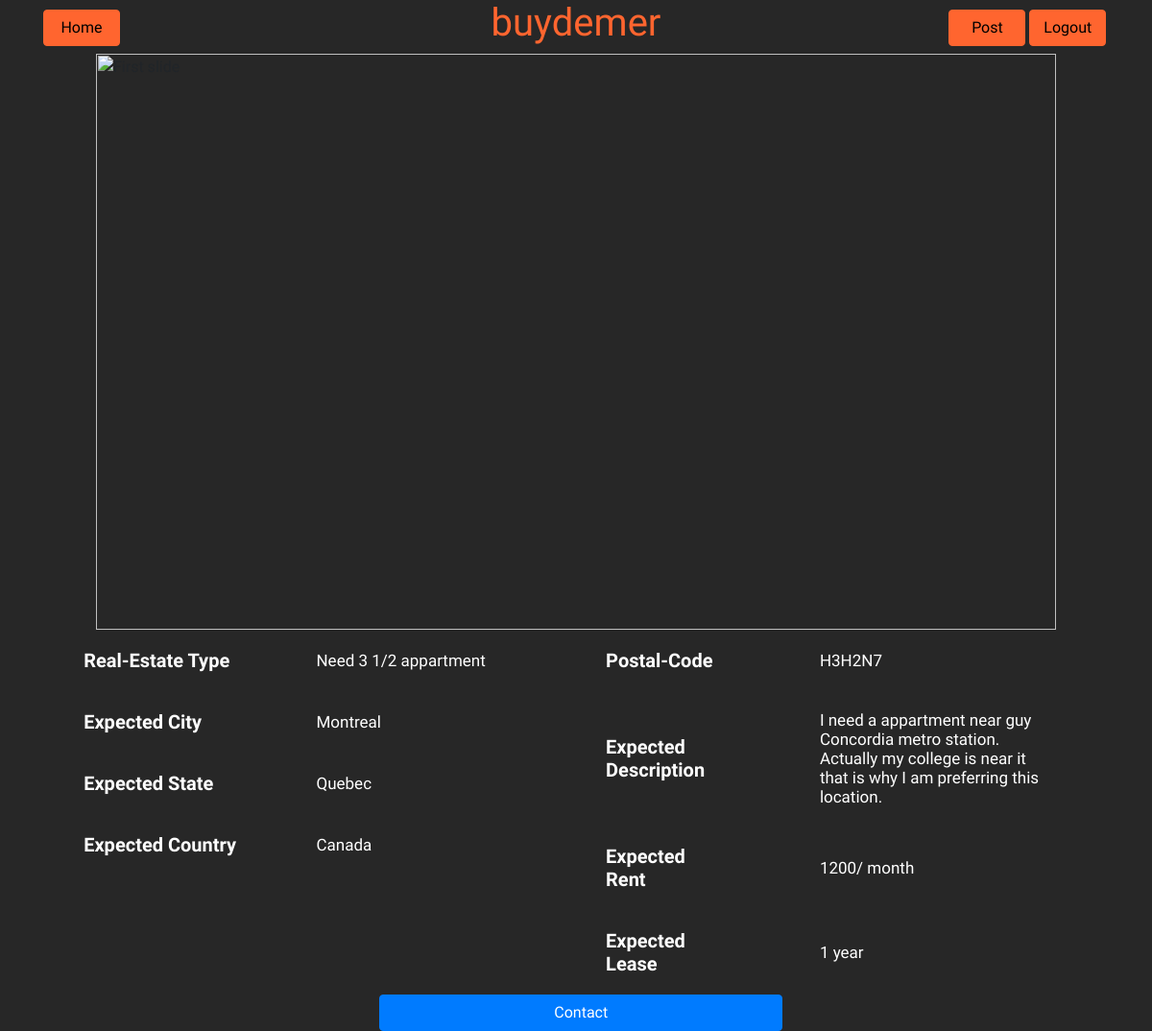
The app's page /HTML/productreal.php?realestateid=1 with its own data.
### tables this page shows
CREATE TABLE `RealEstate` (
  `RealEstateID` int NOT NULL AUTO_INCREMENT,
  `namereal` varchar(255) DEFAULT NULL,
  `cityreal` varchar(255) DEFAULT NULL,
  `statereal` varchar(255) DEFAULT NULL,
  `countryreal` varchar(255) DEFAULT NULL,
  `postalcode` varchar(255) DEFAULT NULL,
  `descriptionreal` varchar(5000) DEFAULT NULL,
  `expectederent` varchar(255) DEFAULT NULL,
  `expectedlease` varchar(255) DEFAULT NULL,
  PRIMARY KEY (`RealEstateID`)
);

### HTML/productreal.php (the view, shortened to what this page needs)
<?php
include 'connection.php';
$realestateid = $_GET['realestateid'];
?>
<html lang="en">
<head>
    <link href="https://cdn.jsdelivr.net/npm/bootstrap@5.0.1/dist/css/bootstrap.min.css" rel="stylesheet">
    <link rel="stylesheet" href="https://maxcdn.bootstrapcdn.com/bootstrap/4.0.0/css/bootstrap.min.css">
    <link rel="stylesheet" href="../CSS/product.css">
</head>
<body style="background-color: #272727">
    <div class="container">
        <div class="navigation-bar">
            <div class="bar_button">
                <button type="button" class="btn btn-info"><a href="main.php"  style="text-decoration:none; color:black;">Home</a></button>
            </div>
            <div class="title_div">
                <h1>buydemer</h1>
            </div>
            <div class="bar_button">
                <button type="button" class="btn btn-info"><a href="../HTML/post.html"  style="text-decoration:none; color:black;">Post</a></button>
                <button type="button" class="btn btn-info"><a href="../HTML/login.html"  style="text-decoration:none; color:black;">Logout</a></button>            </div>
        </div>
        <div class="main_section0">
            <div class="img_section1">
                <div id="carouselExampleIndicators" class="carousel slide" data-ride="carousel">
                    <div class="carousel-inner">
                        <div class="carousel-item active">
                            <img class="d-block w-100" src="https://cdn.dribbble.com/users/1118376/screenshots/3143125/red-sift-house.gif" alt="First slide">
                        </div>
                    </div>
                </div>
            </div>
            <div class="description_section2">
                <div class="read_section3">
                        <?php
                         $sql = "SELECT * FROM RealEstate
                         WHERE RealEstateID=$realestateid";
                         $result = mysqli_query($conn,$sql);
                         if (mysqli_num_rows($result) > 0){
                             while($row = mysqli_fetch_assoc($result)){
                                $namereal = $row['namereal'];
                                $cityreal = $row['cityreal'];
                                $statereal = $row['statereal'];
                                $countryreal = $row['countryreal'];
                                $postalcode = $row['postalcode'];
                                $descriptionreal= $row['descriptionreal'];
                                $expectederent = $row['expectederent'];
                                $expectedlease = $row['expectedlease'];
                                echo "<div class='informationdiv'>
                                <table>
                                <tr>
                                    <th>Real-Estate Type</th>
                                    <td>$namereal</td>
                                </tr>
                                <tr>
                                    <th>Expected City</th>
                                    <td>$cityreal</td>
                                </tr>
                                <tr>
                                    <th>Expected State</th>
                                    <td>$statereal</td>
                                </tr>
                                <tr>
                                    <th>Expected Country</th>
                                    <td>$countryreal</td>
                                </tr>
                                </table>
                                </div>";
                                echo "<div class='informationdiv'>
                                <table>
                                <tr>
                                    <th>Postal-Code</th>
                                    <td class = 'extrapadding'>$postalcode</td>
                                </tr>
                                <tr>
                                    <th>Expected Description</th>
                                    <td class = 'extrapadding'>$descriptionreal</td>
                                </tr>
                                <tr>
                                    <th>Expected Rent</th>
                                    <td class = 'extrapadding'>$expectederent</td>
                                </tr>
                                <tr>
                                    <th>Expected Lease</th>
                                    <td class = 'extrapadding'>$expectedlease</td>
                                </tr>
                                </table>
                                </div>";
                            }
                         }
                        ?>
                </div>
                <div class="contact_section4">
                    <div class="d-grid gap-2 col-6 mx-auto">
                        <a href = "contactus.php"><button class="btn btn-primary" type="button">Contact</button></a>
                      </div>
                </div>
            </div>
        </div>
    </div>
</body>
</html>

### CSS/product.css (style rules this page uses)
* { font-family: "Girassol", cursive !important; }
.container { margin: 0 auto; }
.navigation-bar { display: flex; justify-content: space-between; font-family: "Girassol", cursive; }
.bar_button { margin-top: 5px; }
.img_section1 { max-width: 1000px; margin: 0 auto; }
.read_section3 { display: grid; grid-template-columns: 1fr 1fr; margin-left: 2%; }
.informationdiv table { color: white; border-collapse: collapse; width: 93%; }
td, th { text-align: left; padding: 20px; }
.extrapadding { padding-left: 15%; }
td { font-size: 17px; }
th { font-size: 20px; }
.title_div h1 { color: #ff652f; }
.bar_button { width: 15%; }
.bar_button button { margin-top: 5px; background-color: #ff652f; border-color: #ff652f; width: 48%; }
.carousel-inner { height: 600px; }
.carousel-item { transition: -webkit-transform 0.2s ease-in; transition: transform 0.2s ease-in; transition: transform 0.2s ease-in, -webkit-transform 0.2s ease-in; -webkit-backface-visibility: hidden; backface-visibility: hidden; -webkit-perspective: 1000px; perspective: 1000px; }
.contact_section4 button { width: 80%; margin-left: 11%; }

### records on screen
realestate: namereal "Need 3 1/2 appartment", cityreal "Montreal", statereal "Quebec", countryreal "Canada", postalcode "H3H2N7", descriptionreal "I need a appartment near guy Concordia metro station. Actually my college is near it that is why I am preferring this location.", expectederent "1200/ month", expectedlease "1 year"
